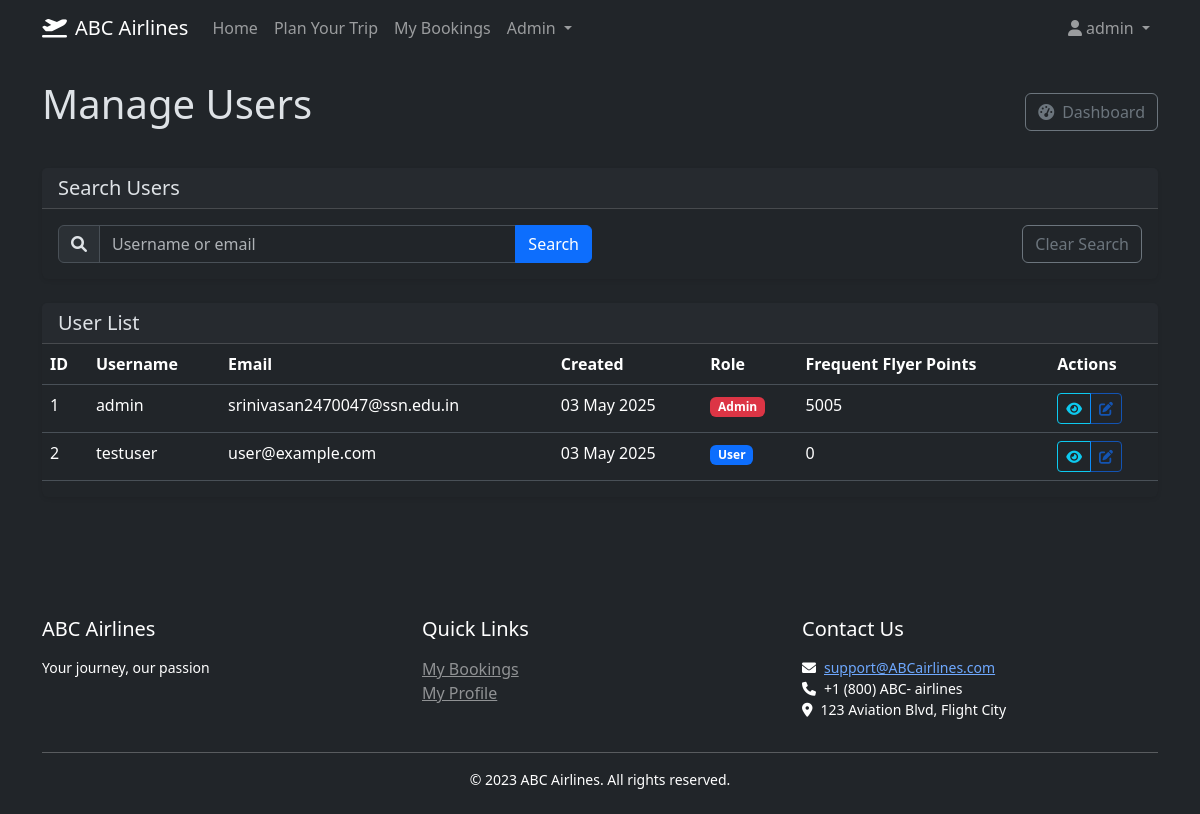
The app's page /admin/users (signed in), older data.
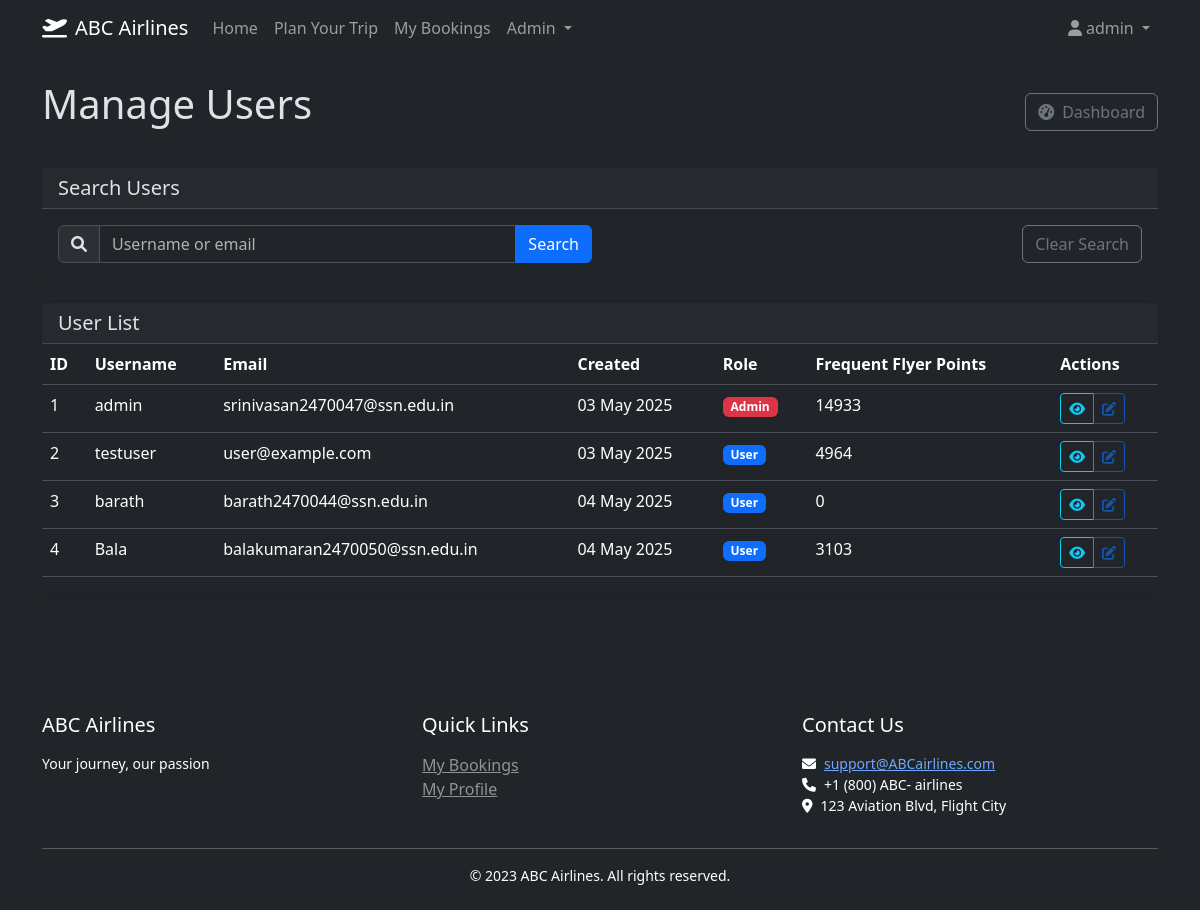
The same page, newer data.
### models.py (models this page shows, shortened)
class User(UserMixin, db.Model):
    __tablename__ = 'users'
    id = db.Column(db.Integer, primary_key=True)
    username = db.Column(db.String(80), unique=True, nullable=False)
    email = db.Column(db.String(120), unique=True, nullable=False)
    password_hash = db.Column(db.String(128), nullable=False)
    is_admin = db.Column(db.Boolean, default=False)
    frequent_flyer_points = db.Column(db.Integer, default=0)
    created_at = db.Column(db.DateTime, nullable=False, default=datetime.utcnow)  # Add created_at
    bookings = db.relationship('Booking', backref='user', lazy=True)

### routes.py (the view, shortened to what this page needs)
@app.route('/admin/users')
@login_required
def admin_users():
    if not current_user.is_admin:
        flash('Access denied', 'danger')
        return redirect(url_for('index'))
    search = request.args.get('search', '')
    query = User.query
    filtered_users = query.all()
    return render_template(
        'admin/users.html',
        users=filtered_users,
        search=search
    )

### app.py (called while the page is built)
@login_manager.user_loader
def load_user(user_id):
    from models import User
    return User.query.get(int(user_id))

### routes.py (called while the page is built)
@app.context_processor
def utility_processor():
    return {
        'format_datetime': format_datetime,
        'format_date': format_date,
        'format_time': format_time,
        'format_price': format_price
    }

### templates/admin/users.html (shortened to what this page needs)
{% extends "base.html" %}
{% block content %}
<div class="mb-4">
    <div class="d-flex justify-content-between align-items-center mb-4">
        <h1>Manage Users</h1>
        <a href="{{ url_for('admin_dashboard') }}" class="btn btn-outline-secondary">
            <i class="fas fa-tachometer-alt me-2"></i>Dashboard
        </a>
    </div>
    <div class="card mb-4">
        <div class="card-header">
            <h5 class="card-title mb-0">Search Users</h5>
        </div>
        <div class="card-body">
            <form action="{{ url_for('admin_users') }}" method="get" class="row g-3">
                <div class="col-md-6">
                    <div class="input-group">
                        <span class="input-group-text"><i class="fas fa-search"></i></span>
                        <input type="text" class="form-control" name="search" value="{{ search }}" placeholder="Username or email">
                        <button type="submit" class="btn btn-primary">Search</button>
                    </div>
                </div>
                <div class="col-md-6 text-end">
                    <a href="{{ url_for('admin_users') }}" class="btn btn-outline-secondary">Clear Search</a>
                </div>
            </form>
        </div>
    </div>
    <div class="card">
        <div class="card-header">
            <h5 class="mb-0">User List</h5>
        </div>
        <div class="table-responsive">
            <table class="table table-hover">
                <thead>
                    <tr>
                        <th>ID</th>
                        <th>Username</th>
                        <th>Email</th>
                        <th>Created</th>
                        <th>Role</th>
                        <th>Frequent Flyer Points</th>
                        <th>Actions</th>
                    </tr>
                </thead>
                <tbody>
                    {% for user in users %}
                    <tr>
                        <td>{{ user.id }}</td>
                        <td>{{ user.username }}</td>
                        <td>{{ user.email }}</td>
                        <td>{{ user.created_at.strftime('%d %b %Y') }}</td>
                        <td>
                            <span class="badge {{ 'bg-danger' if user.is_admin else 'bg-primary' }}">
                                {{ 'Admin' if user.is_admin else 'User' }}
                            </span>
                        </td>
                        <td>{{ user.frequent_flyer_points }}</td>
                        <td>
                            <div class="btn-group btn-group-sm">
                                <button type="button" class="btn btn-outline-info" title="View User" data-bs-toggle="modal" data-bs-target="#viewUserModal{{ user.id }}">
                                    <i class="fas fa-eye"></i>
                                </button>
                                <button type="button" class="btn btn-outline-primary" title="Edit User" disabled>
                                    <i class="fas fa-edit"></i>
                                </button>
                            </div>
                        </td>
                    </tr>
                    {% endfor %}
                </tbody>
            </table>
        </div>
    </div>
</div>
{% endblock %}

### templates/base.html (shortened to what this page needs)
<!DOCTYPE html>
<html lang="en" data-bs-theme="dark">
<head>
    <link rel="stylesheet" href="https://cdn.jsdelivr.net/npm/bootstrap@5.3.3/dist/css/bootstrap.min.css">
    <link rel="stylesheet" href="https://cdnjs.cloudflare.com/ajax/libs/font-awesome/6.0.0/css/all.min.css">
    <link rel="stylesheet" href="{{ url_for('static', filename='css/custom.css') }}">
</head>
<body>
    <nav class="navbar navbar-expand-lg navbar-dark bg-dark mb-4">
        <div class="container">
            <a class="navbar-brand" href="{{ url_for('index') }}">
                <i class="fas fa-plane-departure me-2"></i>ABC Airlines
            </a>
            <div class="collapse navbar-collapse" id="navbarNav">
                <ul class="navbar-nav me-auto">
                    <li class="nav-item">
                        <a class="nav-link" href="{{ url_for('index') }}">Home</a>
                    </li>
                    <li class="nav-item">
                        <button class="btn btn-link nav-link" data-bs-toggle="modal" data-bs-target="#travelModal">Plan Your Trip</button>
                    </li>
                    {% if current_user.is_authenticated %}
                    <li class="nav-item">
                        <a class="nav-link" href="{{ url_for('my_bookings') }}">My Bookings</a>
                    </li>
                    {% endif %}
                    {% if current_user.is_authenticated and current_user.is_admin %}
                    <li class="nav-item dropdown">
                        <a class="nav-link dropdown-toggle" href="#" id="adminDropdown" role="button" data-bs-toggle="dropdown">
                            Admin
                        </a>
                    </li>
                    {% endif %}
                </ul>
                <ul class="navbar-nav">
                    {% if current_user.is_authenticated %}
                    <li class="nav-item dropdown">
                        <a class="nav-link dropdown-toggle" href="#" id="userDropdown" role="button" data-bs-toggle="dropdown">
                            <i class="fas fa-user me-1"></i>{{ current_user.username }}
                        </a>
                    </li>
                    {% endif %}
                </ul>
            </div>
        </div>
    </nav>
    <main class="container pb-4">
        {% block content %}{% endblock %}
    </main>
    <footer class="bg-dark text-white mt-5 py-4">
        <div class="container">
            <div class="row">
                <div class="col-md-4">
                    <h5>ABC Airlines</h5>
                    <p class="small">Your journey, our passion</p>
                </div>
                <div class="col-md-4">
                    <h5>Quick Links</h5>
                    <ul class="list-unstyled">
                        {% if current_user.is_authenticated %}
                        <li><a href="{{ url_for('my_bookings') }}" class="text-white-50">My Bookings</a></li>
                        <li><a href="{{ url_for('profile') }}" class="text-white-50">My Profile</a></li>
                        {% else %}
                        <li><a href="{{ url_for('login') }}" class="text-white-50">Login</a></li>
                        <li><a href="{{ url_for('register') }}" class="text-white-50">Register</a></li>
                        {% endif %}
                    </ul>
                </div>
                <div class="col-md-4">
                    <h5>Contact Us</h5>
                    <p class="small">
                        <i class="fas fa-envelope me-2"></i><a href="mailto:support@ABCairlines.com">support@ABCairlines.com</a><br>
                        <i class="fas fa-phone me-2"></i>+1 (800) ABC- airlines<br>
                        <i class="fas fa-map-marker-alt me-2"></i>123 Aviation Blvd, Flight City
                    </p>
                </div>
            </div>
            <hr class="my-3">
            <div class="text-center">
                <p class="small mb-0">&copy; 2023 ABC Airlines. All rights reserved.</p>
            </div>
        </div>
    </footer>
</body>
</html>

### static/css/custom.css (style rules this page uses)
body { min-height: 100vh; display: flex; flex-direction: column; }
main.container { flex: 1; }
h1, h2, h3, h4, h5, h6 { margin-bottom: 1rem; }
.card { margin-bottom: 1.5rem; border: none; box-shadow: 0 0.125rem 0.25rem rgba(0, 0, 0, 0.075); }
.card-header { font-weight: 500; }

Row changes from the older to the newer data that the page shows:
changed User "admin": frequent_flyer_points "5005" → "14933"
changed User "testuser": frequent_flyer_points "0" → "4964"
added User: id "3", username "barath", email "barath2470044@ssn.edu.in", created_at "04 May 2025", is_admin "User", frequent_flyer_points "0"
added User: id "4", username "Bala", email "balakumaran2470050@ssn.edu.in", created_at "04 May 2025", is_admin "User", frequent_flyer_points "3103"
